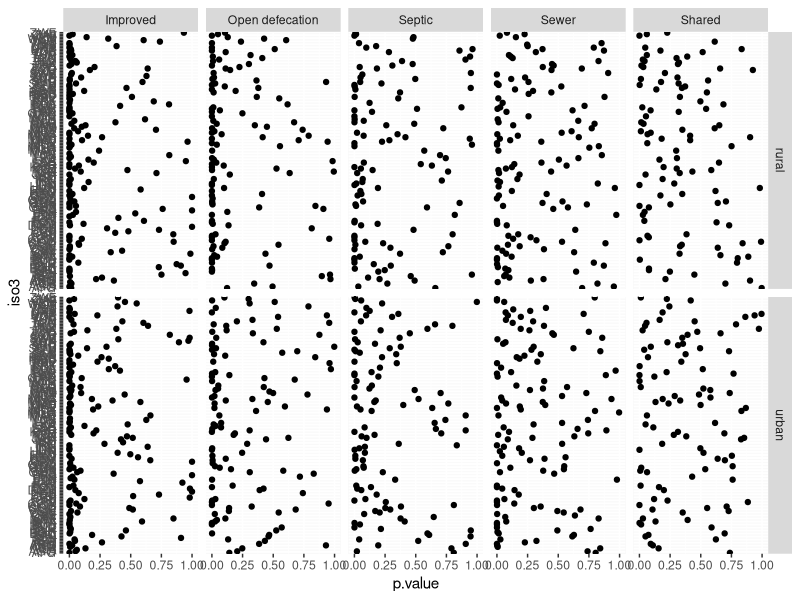
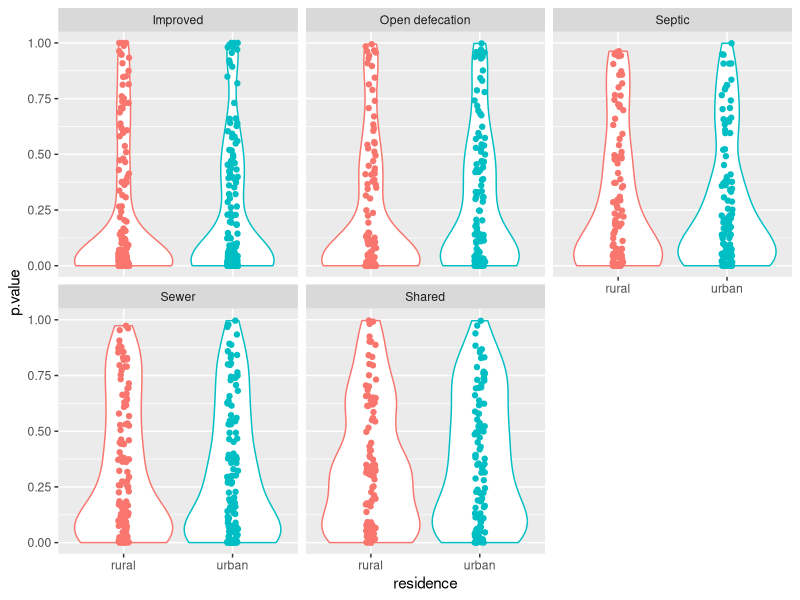
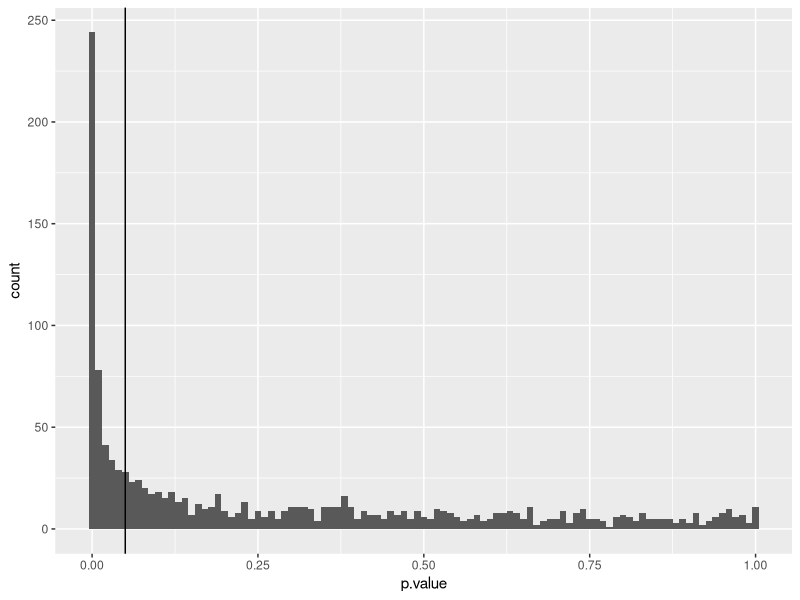
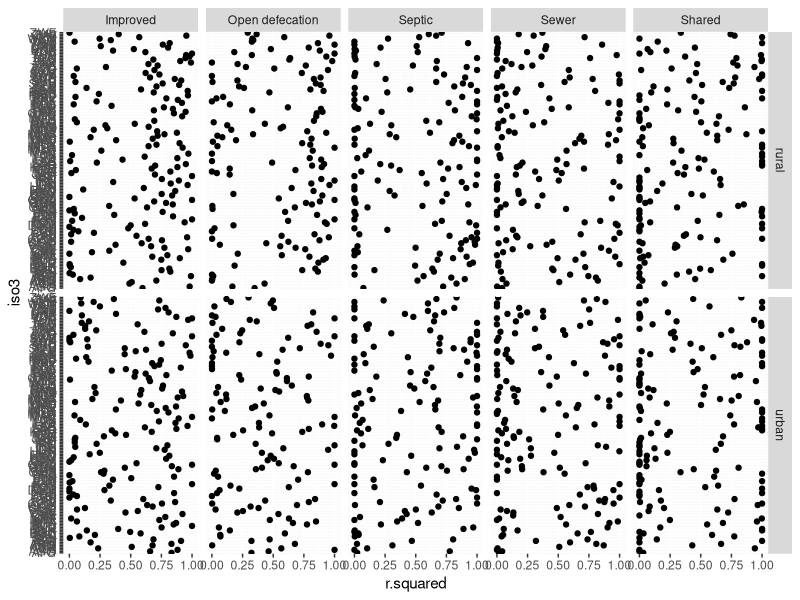
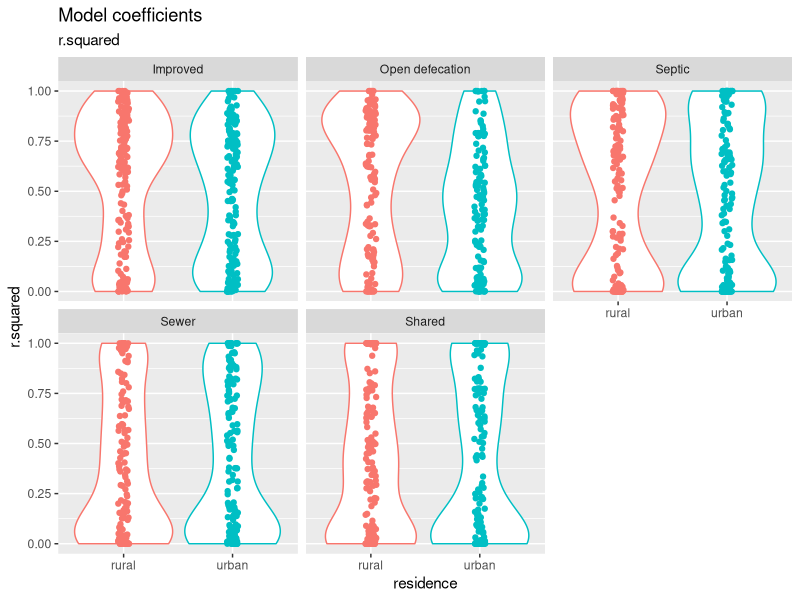
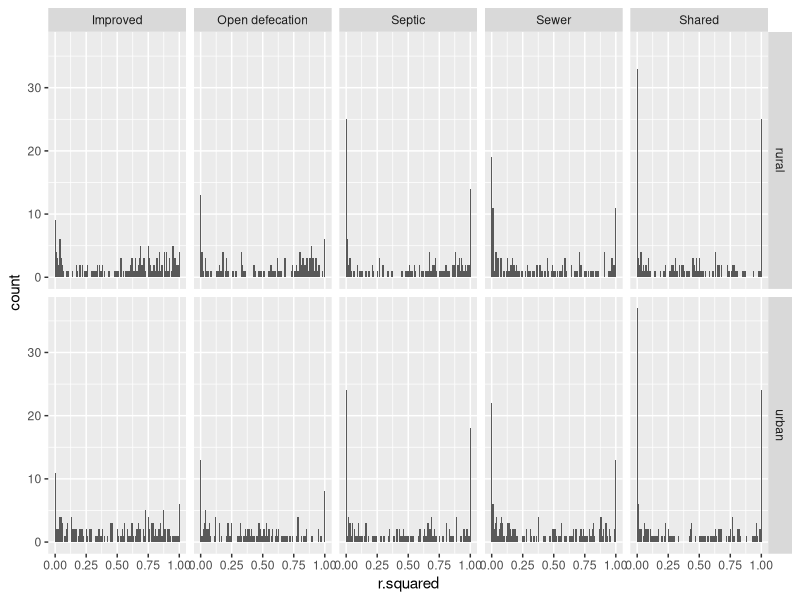

Source code (R) for these figures, in order:
## ---- chunk 1
library(tidyverse)
## ---- chunk 2
jmp_measures_of_model_fit <- read_csv(here::here("data/derived/jmp_primary_indicator_estimates_measures_of_model_fit.csv"))

## ---- chunk 3

jmp_measures_of_model_fit %>% 
    ggplot(aes(x = iso3, y = p.value)) +
    geom_point() +
    coord_flip() +
    facet_grid(residence ~ var_long) 

## ---- chunk 4

jmp_measures_of_model_fit %>% 
    ggplot(aes(x = residence, y = p.value, color = residence)) +
    geom_violin() + 
    geom_jitter(width = 0.05) +
    facet_wrap(~var_long) +
    theme(legend.position = "none")
## ---- chunk 5

jmp_measures_of_model_fit %>% 
    ggplot(aes(x = p.value)) +
    geom_histogram(binwidth = 0.01) +
    geom_vline(xintercept = 0.05)

## ---- chunk 6

jmp_measures_of_model_fit %>% 
    ggplot(aes(x = iso3, y = r.squared)) +
    geom_point() +
    coord_flip() +
    facet_grid(residence ~ var_long) 

## ---- chunk 7

jmp_measures_of_model_fit %>% 
    ggplot(aes(x = residence, y = r.squared, color = residence)) +
    geom_violin() + 
    geom_jitter(width = 0.05) +
    facet_wrap(~var_long) +
    labs(title = "Model coefficients",
         subtitle = "r.squared") +
    theme(legend.position = "none")

## ---- chunk 8

jmp_measures_of_model_fit %>% 
    ggplot(aes(x = r.squared)) +
    geom_histogram(binwidth = 0.01) +
    facet_grid(residence~var_long) 

